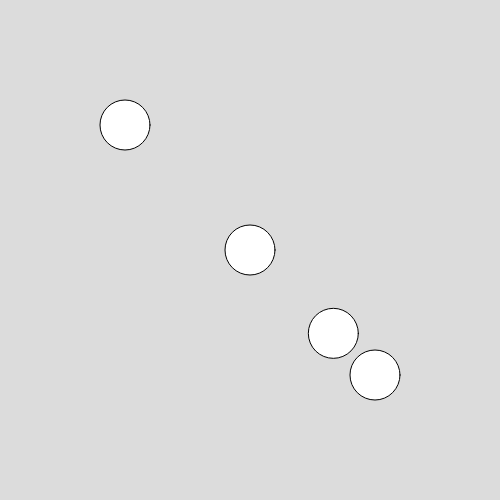
Frame 1 (no input)
Frame 60 (no input): identical to frame 1, image omitted
Frame 120 (the mouse pressed at the canvas centre since frame 60): identical to frame 1, image omitted

The p5.js sketch that drew this single still picture (run headless with seeded random() and noise() and a simulated clock; from frame 60 on, the mouse is pressed at the canvas centre):

// p5.js sketch
// ── sketch.js
function setup() {
  createCanvas(500, 500);
}

function draw() {
  background(220);
  ellipse(width/2,height/2,50,50);			 //half
  ellipse(width/4,height/4,50,50);			 //one fourth
  ellipse(width*2/3, height*2/3,50,50);  //two thirds
  ellipse(width*3/4,height*3/4,50,50);	 //three fourths
  


  
}
